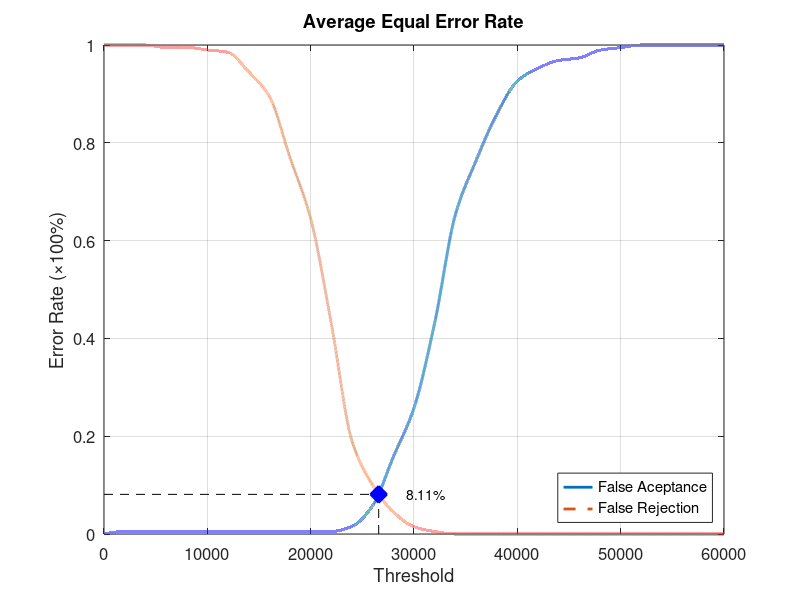
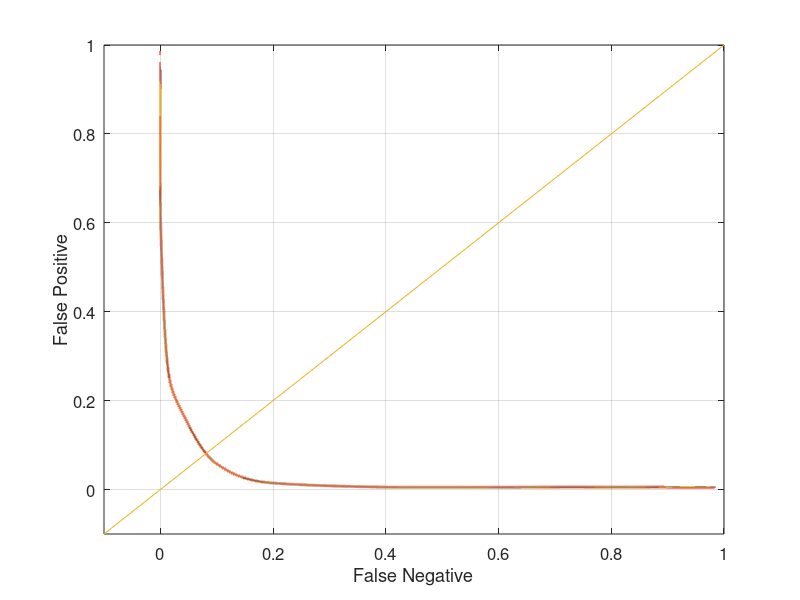

These charts were generated, in order, by the following MATLAB code:
function yEER = Database2_2
close all;
clear;
clc;
x = 0:2000:60000;
xq = 0:0.5:60000;

y0 = [0 0.00526316 0.00526316 0.00526316 0.00526316 0.00526316 0.00526316 0.00526316 0.00526316 0.00526316 0.00526316 0.00526316 0.0157895 0.0578947 0.157895 0.257895 0.431579 0.652632 0.763158 0.857895 0.926316 0.952632 0.968421 0.973684 0.989474 0.994737 1 1 1 1 1];
yy0 = interp1(x, y0, xq, 'pchip');
y1 = [1 1 1 0.995 0.995 0.99 0.985 0.945 0.895 0.77 0.645 0.43 0.19 0.1 0.045 0.015 0.005 0 0 0 0 0 0 0 0 0 0 0 0 0 0];
yy1 = interp1(x, y1, xq, 'pchip');

% Calculating EER: 
y2 = abs(y0 - y1);
find(y2 == min(y2))
yy2 = abs(yy0 - yy1);
xEER = find(yy2 == min(yy2));
xEERIndex = xq(xEER) % X-axis EER
yEER = yy0(xEER) % Y-axis EER

main = figure
plot(xq, yy0,'-','LineWidth', 2);	hold on
plot(xq, yy1,'--','LineWidth', 2);	hold on
plot([xEERIndex xEERIndex], [0 yEER], 'k--');	hold on
plot([0 xEERIndex], [yEER yEER], 'k--');	hold on
plot(xEERIndex, yEER, 'bx', 'LineWidth', 10);	hold on
text(xEERIndex + 10 * xEERIndex / 100, yEER, [num2str(round((10000 * yEER)) / 100) '%'])
legend('False Aceptance', 'False Rejection', 'Location', 'SouthEast')
xlabel('Threshold')
ylabel('Error Rate (\times100%)')
title('Average Equal Error Rate')
set(gca, 'FontSize', 12)
axis([0 60000 0 1])
grid on

print(main, 'Database2_2Main', '-dpng');
FNRxFPR = figure('Color', [1 1 1]);
plot(yy1, yy0, '-', yy1, yy0, 'LineWidth', 2);
hold on
y = -0.1:0.1:1
plot(y, y); 
set(gca, 'FontSize', 12)
xlabel('False Negative')
ylabel('False Positive')
axis([-0.1 1 -0.1 1])
set(gca, 'FontSize', 12)
grid on

print(FNRxFPR, 'Database2_2FNRxFPR','-dpng');
end
